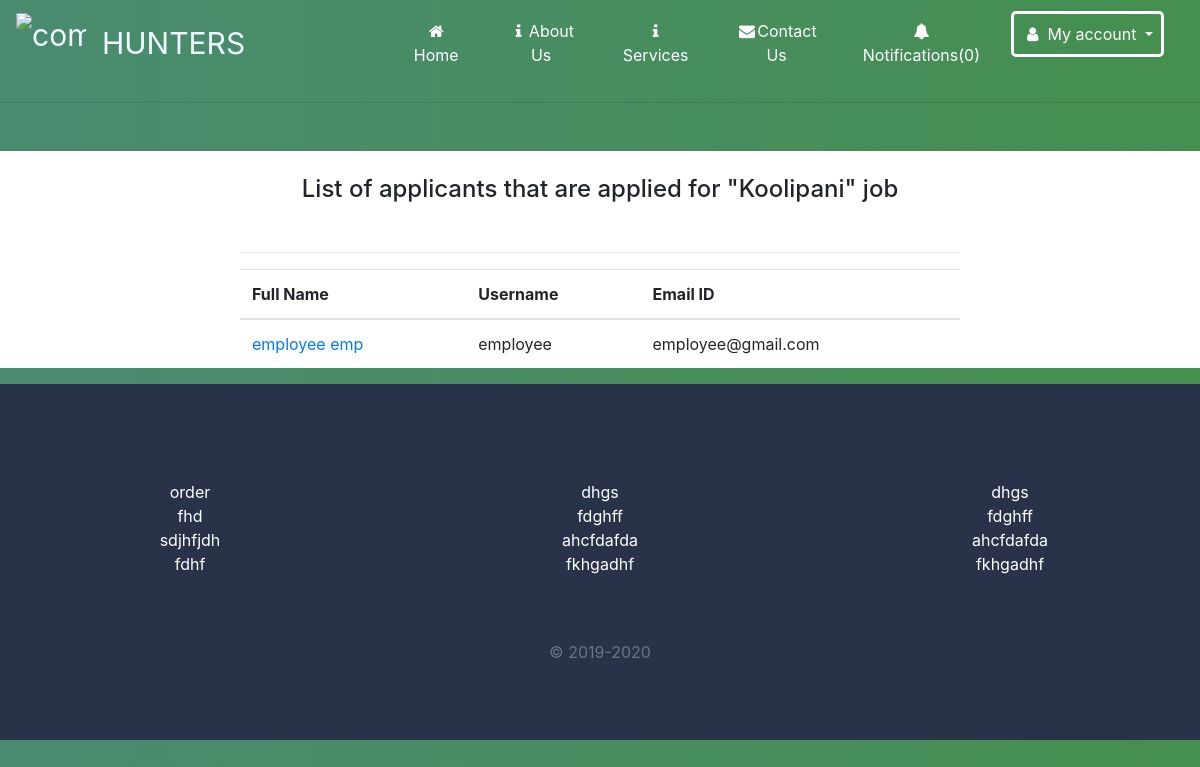
The app's page /job/5 (signed in), older data.
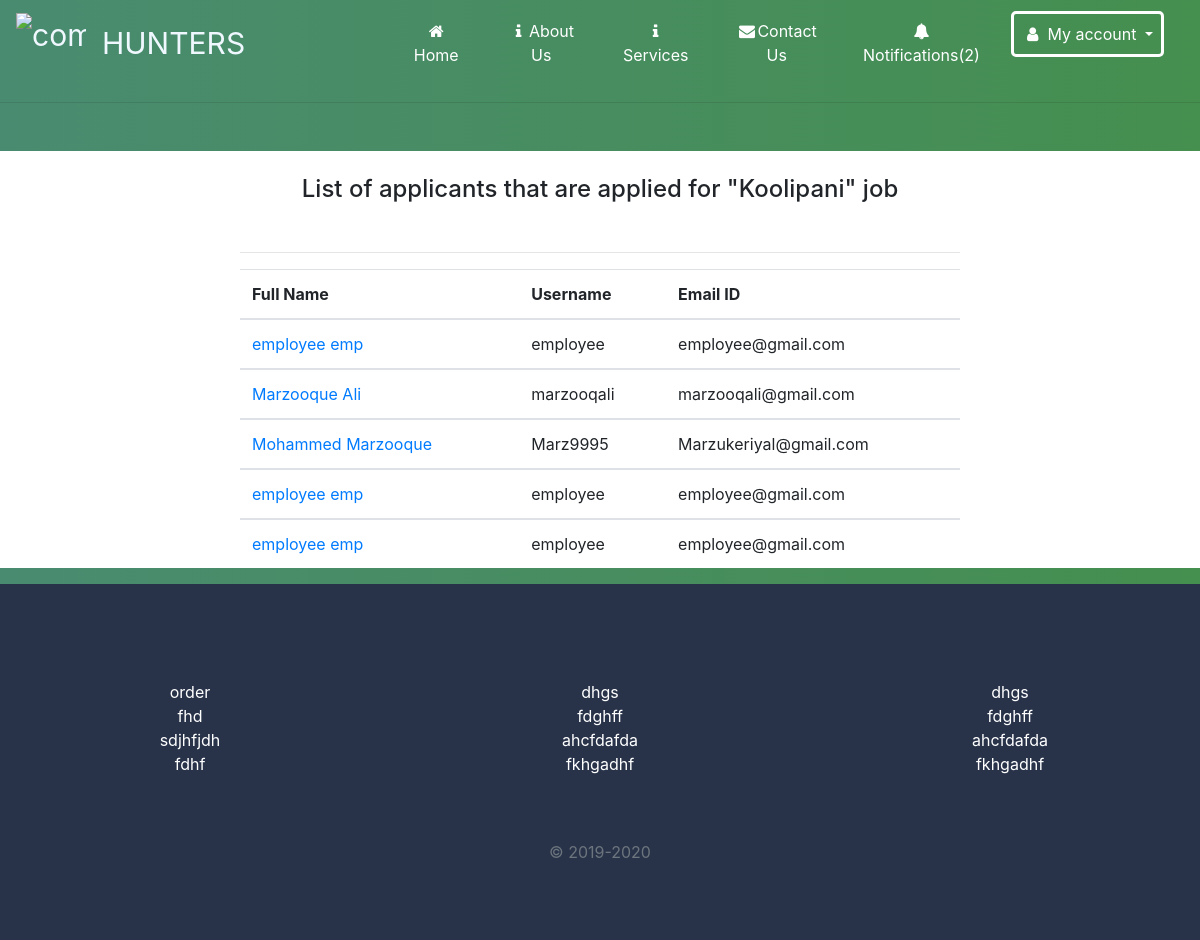
The same page, newer data.
### home/models.py (models this page shows, shortened)
class Application(models.Model):
    job = models.ForeignKey(JobPosting,related_name='applications',on_delete=models.CASCADE)
    content=models.CharField( max_length=300)
    experiance=models.CharField(max_length=300)
    created_by = models.ForeignKey(User,related_name='applications', on_delete=models.CASCADE,
                        null=True ,  editable=False, blank=True)
    created_at = models.DateTimeField(auto_now_add=True)

### home/views.py (the view)
# urls.py: path('job/<int:id>',views.view_postedjob,name='view_postedjob'),
def view_postedjob(request,id):
    job=get_object_or_404(JobPosting,pk=id, created_by=request.user)
    return render (request,"postedjob.html",{'job':job})

### home/context_processors.py (called while the page is built)
def notification(request):
    if request.user.is_authenticated:
        return {'notifications':request.user.notifications.filter(is_read=False)}
    else:
        return {'notifications':[]}

### templates/postedjob.html (shortened to what this page needs)
{% include 'navbar.html' %}
<section>
<h4 class="text-center m-5 pt-4  " >List of applicants that are applied for "{{job.title}}" job</h4> <hr>
    <table class="table col-sm-12" cellspacing="0">
                                    <thead>
                                        <tr>
                                            <th>Full Name</th>
                                            <th>Username</th>
                                            <th>Email ID</th>
                                        </tr>
                                    </thead>
                                    {% for application in job.applications.all%}
                                    <tbody>
                                        <tr>
                                            <td><a href="{% url 'view_application' application.id%}">{{application.created_by.get_full_name}}</a></td>
                                            <td>{{application.created_by.username}}</td>
                                            <td>{{application.created_by.email}}</td>
                                        </tr>
                                    </tbody>
{% empty %}
   <p class= "text-center m-5 text-warning border py-5 ">Currently no one has applied for this Job </p>
{% endfor %}
  </table>
</section>
{% include 'footer.html' %}

Row changes from the older to the newer data that the page shows:
added Application: created_by.get_full_name "Marzooque Ali", created_by.username "marzooqali", created_by.email "marzooqali@gmail.com"
added Application: created_by.get_full_name "Mohammed Marzooque", created_by.username "Marz9995", created_by.email "Marzukeriyal@gmail.com"
added Application: created_by.get_full_name "employee emp", created_by.username "employee", created_by.email "employee@gmail.com"
added Application: created_by.get_full_name "employee emp", created_by.username "employee", created_by.email "employee@gmail.com"
Text that changed along with them:
{{ notifications.count }}: "0" → "2"
